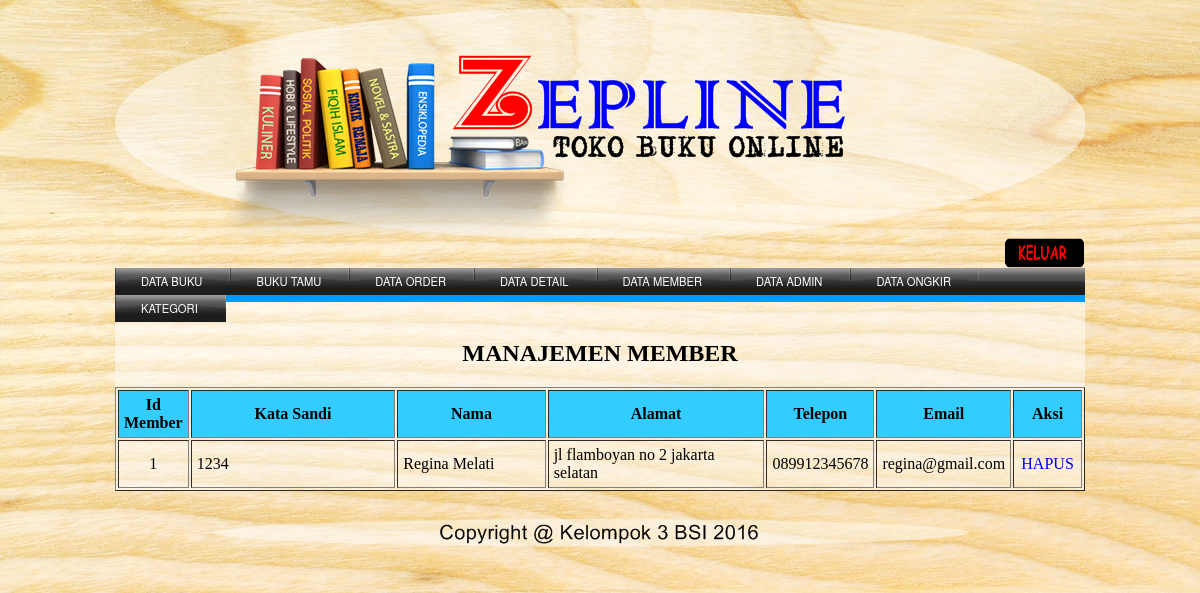
Screenshot of /admin/admin.php?page=member with the database file from the repository.
### tables this page shows
CREATE TABLE IF NOT EXISTS `member` (
`id_member` int(4) NOT NULL,
  `password` varchar(10) NOT NULL,
  `nama` varchar(30) NOT NULL,
  `alamat` text NOT NULL,
  `telp` varchar(13) NOT NULL,
  `email` varchar(30) NOT NULL,
  `id_kota` int(3) NOT NULL
);

### admin/module/member/member.php (the view, shortened to what this page needs)
<br>
<h2><center><strong>MANAJEMEN MEMBER</strong></center></h2>
<table border="1" align="center" cellpadding="5">
<tr bgcolor="#33CCFF">
<td width="20"><div align="center"><strong>Id Member</strong></div></td>
<td width="300"><div align="center"><strong>Kata Sandi</strong></div></td>
<td width="200"><div align="center"><strong>Nama</strong></div></td>
<td width="300"><div align="center"><strong>Alamat</strong></div></td>
<td width="90"><div align="center"><strong>Telepon</strong></div></td>
<td width="60"><div align="center"><strong>Email</strong></div></td>
<td width="60"><div align="center"><strong>Aksi</strong></div></td>
</tr>
<?php
$no=1;
$tampil=mysql_query("select*from member");
while($r=mysql_fetch_array($tampil))
{
?>
<tr>
<td><center><?php echo $no++?></center></td>
<td><?php echo $r[1]?></td>
<td><?php echo $r[2]?></td>
<td><?php echo $r[3]?></td>
<td><?php echo $r[4]?></td>
<td><?php echo $r[5]?></td>
<td bordercolor="#33FFFF"><center>
<a href="?page=hapusmember&id=<?=$r['0'];?>">HAPUS</a></center></td>
</tr>
<?php }?>
</table>

### admin/ADMIN.css (style rules this page uses)
body { background: url(../gambar/1.jpg); }

### admin/menuu.php (style rules this page uses)
a { text-decoration:none; }

### rows the page displays
member: password "1234", nama "Regina Melati", alamat "jl flamboyan no 2 jakarta selatan", telp "089912345678", email "regina@gmail.com"
